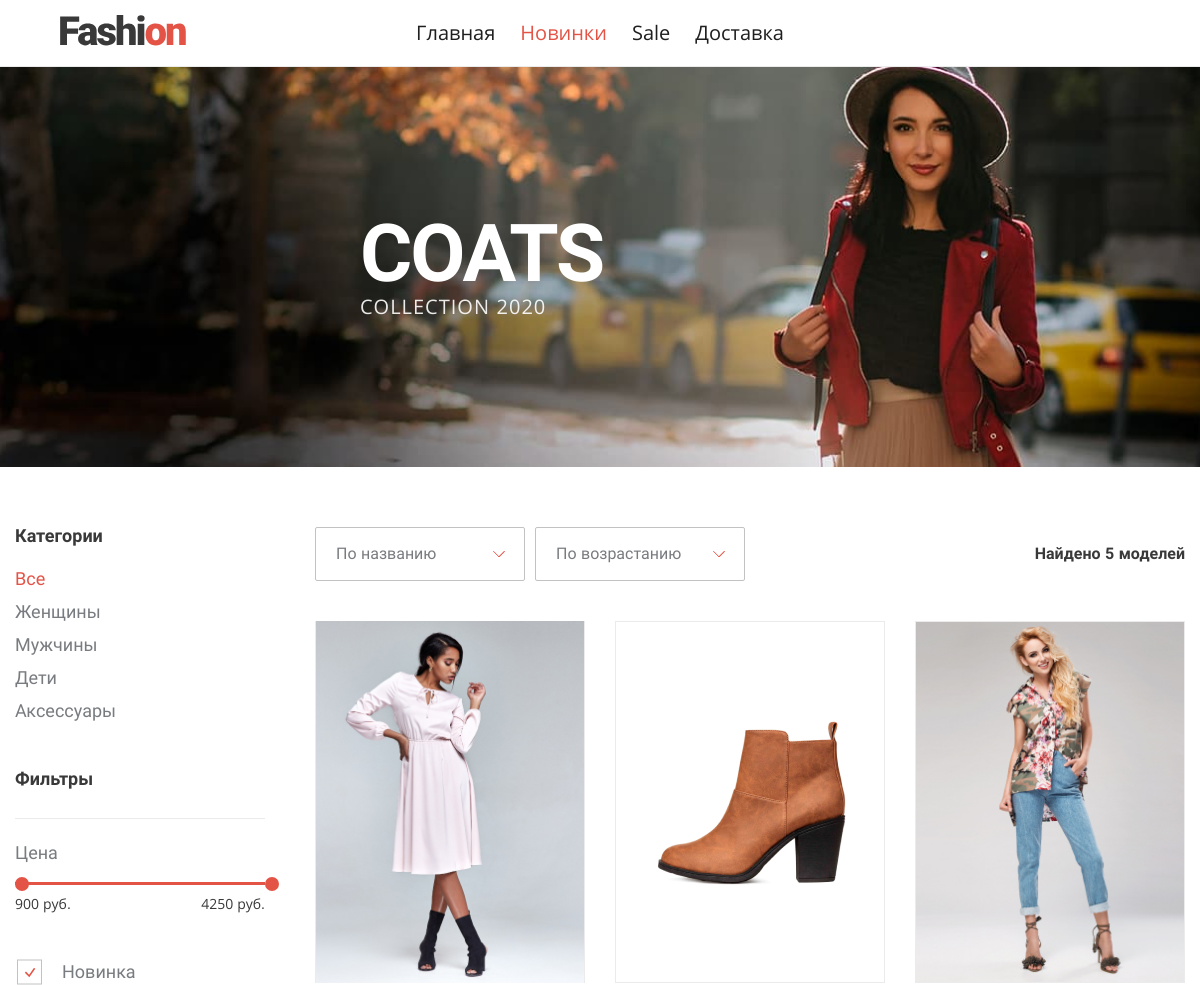
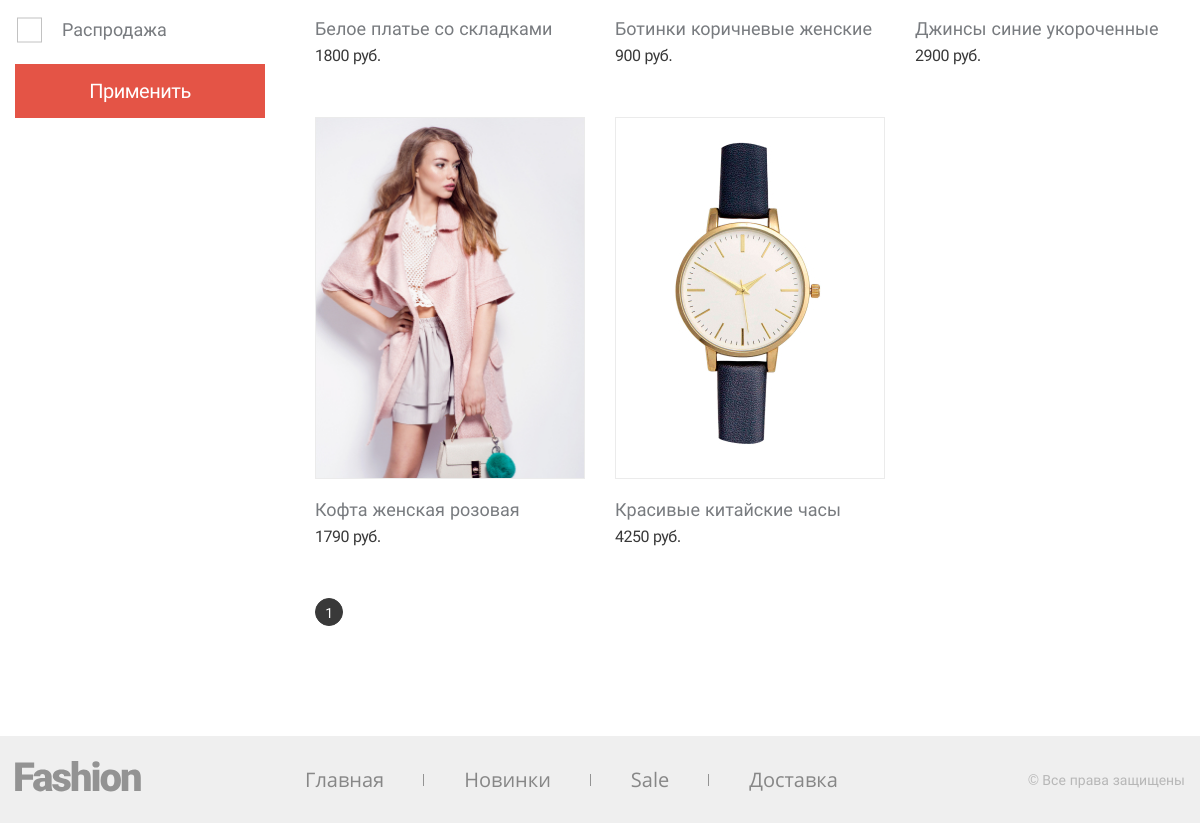
The app's page /?new=on with its own data (2 pictures, top to bottom).
### tables this page shows
CREATE TABLE `categories` (
  `category_id` int(10) UNSIGNED NOT NULL,
  `title` varchar(256) NOT NULL,
  `slug` varchar(256) NOT NULL
);

CREATE TABLE `products` (
  `product_id` int(10) UNSIGNED NOT NULL,
  `image` varchar(64) NOT NULL,
  `title` varchar(256) NOT NULL,
  `price` int(11) NOT NULL,
  `sale` tinyint(1) NOT NULL DEFAULT 0,
  `new` tinyint(1) NOT NULL DEFAULT 0
);

### core/render.php (called while the page is built, shortened)
<?php
function render(string $path, array $vars = []) : string
{
    $systemTemplateRenererIntoFullPath = $_SERVER['DOCUMENT_ROOT'] . "/views/{$path}.php";
    extract($vars);
    include $systemTemplateRenererIntoFullPath;
    return ob_get_clean();
}

### bootstrap.php (called while the page is built)
<?php
include_once $_SERVER['DOCUMENT_ROOT'] . '/core/bd.php';
include_once $_SERVER['DOCUMENT_ROOT'] . '/core/render.php';
include_once $_SERVER['DOCUMENT_ROOT'] . '/core/router.php';

### index.php (called while the page is built, shortened)
<?php
include_once $_SERVER['DOCUMENT_ROOT'] . '/bootstrap.php';

### core/bd.php (called while the page is built, shortened)
<?php
function dbInstance() : PDO
{
    static $db;
    if ($db === null) {
        $db = new PDO (
            sprintf('mysql:host=%s; dbname=%s', DB_HOST, DB_NAME),
            DB_USER,
            DB_PASSWORD,
            [PDO::ATTR_DEFAULT_FETCH_MODE => PDO::FETCH_ASSOC]
        );
        $db->exec('SET NAMES UTF8');
    }
    return $db;
}
function dbQuery(string $sql, array $params = []) : PDOStatement
{
    $db = dbInstance();
    $query = $db->prepare($sql);
    $query->execute($params);
    return $query;
}
function dbCheckError(PDOStatement $query) : bool
{
    $errInfo = $query->errorInfo();
    return true;
}

### models/categories.php (called while the page is built)
<?php
function getAllCategories() : array
{
    $sql = 'SELECT * FROM categories';
    $query = dbQuery($sql);
    return $query->fetchAll() ?? [];
}

### models/products.php (called while the page is built, shortened)
<?php
function prepareFiltersVariable(array $filters) : array
{
    return [
        'sale' => isset($filters['sale']),
        'new' => isset($filters['new']),
        'sort' => isset($filters['sort']) && $filters['sort'] == 'price' ? 'price' : 'title',
        'order' => isset($filters['order']) && $filters['order'] == 'desc' ? SORT_DESC : SORT_ASC,
        'minPrice' => isset($filters['min_price']) ? (int) $filters['min_price'] : 0,
        'maxPrice' => isset($filters['max_price']) ? (int) $filters['max_price'] : PHP_INT_MAX,
    ];
}
function getFilteredProducts($request = []) : array
{
    $result = [
        'count' => 0,
        'currentPage' => $request['page'],
        'category' => $request['category'],
        'minPrice' => 0,
        'maxPrice' => 0,
        'items' => [],
    ];
    $params = [];
    $sql = 'SELECT *, products.title AS title FROM products';
    if ($request['category'] !== 'all') {
        $sql .= ' LEFT JOIN product_category ON products.product_id = product_category.product_id
            LEFT JOIN categories ON categories.category_id = product_category.category_id
            WHERE categories.slug = :slug';
        $params['slug'] = $request['category'];
    } else {
        $sql .= ' WHERE true';
    }
    $sql .= isset($request['filters']['new']) && $request['filters']['new'] ? " AND new = 1" : '';
    $sql .= isset($request['filters']['sale']) && $request['filters']['sale'] ? " AND sale = 1" : '';
    $result['maxPrice'] = getMaxPrice($sql, $params);
    $result['minPrice'] = getMinPrice($sql, $params);
    if (isset($request['filters']['minPrice']) && isset($request['filters']['maxPrice'])) {
        $sql .= ' AND (price >= :minPrice AND price <= :maxPrice)';
        $params['minPrice'] = $request['filters']['minPrice'];
        $params['maxPrice'] = $request['filters']['maxPrice'];
    }
    $result['count'] = getProductsCount($sql, $params);
    if (isset($request['filters']['sort'])) {
        $sql .= $request['filters']['sort'] == 'title' ? ' ORDER BY products.title' : ' ORDER BY price';
        $sql .= $request['filters']['order'] == SORT_ASC ? ' ASC' : ' DESC';
    }
    $firstLimit = ($request['page'] - 1) * PRODUCTS_ON_PAGE;
    $sql .= " LIMIT {$firstLimit}, " . PRODUCTS_ON_PAGE;
    $query = dbQuery($sql, $params);
    $result['items'] = $query->fetchAll() ?? [];
    return $result;
}
function getMaxPrice(string $sql, $params = []) : int
{
    $sql = str_replace(
        'SELECT *, products.title AS title',
        'SELECT MAX(price) AS max',
        $sql
    );
    $query = dbQuery($sql, $params);
    return $query->fetch()['max'] ?? 0;
}
function getMinPrice(string $sql, $params = []) : int
{
    $sql = str_replace(
        'SELECT *, products.title AS title',
        'SELECT MIN(price) AS min',
        $sql
    );
    $query = dbQuery($sql, $params);
    return $query->fetch()['min'] ?? 0;
}
function getProductsCount(string $sql, $params = []) : int
{
    $sql = str_replace(
        'SELECT *, products.title AS title',
        'SELECT COUNT(*) AS count',
        $sql
    );
    $query = dbQuery($sql, $params);
    return $query->fetch()['count'];
}

### core/helpers.php (called while the page is built, shortened)
<?php
function correctNumberName(int $num, string $first, string $second, string $third) : string
{
    if ($num % 10 == 1 && ($num % 100 != 11)) {
        return $first;
    } else if (
                ($num % 10 >= 2 && $num % 10 < 5) &&
                !($num % 100 >= 12 && $num % 100 < 15)
            ) {
        return $second;
    } else {
        return $third;
    }
}

### views/v_catalog.php (the view, shortened to what this page needs)
<?php include_once $_SERVER['DOCUMENT_ROOT'] . '/core/helpers.php'; ?>
<main class="shop-page">
  <header class="intro">
    <div class="intro__wrapper">
      <h1 class=" intro__title">COATS</h1>
      <p class="intro__info">Collection 2020</p>
    </div>
  </header>
  <section class="shop container">
    <?= $filters ?>
    <div class="shop__wrapper">
      <section class="shop__sorting">
        <div class="shop__sorting-item custom-form__select-wrapper">
          <select class="custom-form__select" name="sort">
            <option value="title"
              <?= isset($request['filters']) && $request['filters']['sort'] == 'title' ? 'selected' : '' ?>>
              По названию
            </option>
          </select>
        </div>
        <div class="shop__sorting-item custom-form__select-wrapper">
          <select class="custom-form__select" name="order">
            <option value="asc"
              <?= isset($request['filters']) && $request['filters']['order'] == SORT_ASC ? 'selected' : '' ?>>
              По возрастанию
            </option>
          </select>
        </div>
        <p class="shop__sorting-res">Найдено
          <span class="res-sort"><?= $products['count'] ?></span>
          <?= correctNumberName($products['count'], 'модель', 'модели', 'моделей') ?>
        </p>
      </section>
      <section class="shop__list">
        <?php foreach ($products['items'] as $product) : ?>
          <article class="shop__item product" tabindex="0" data-id=<?= $product['product_id']; ?>>
            <div class="product__image">
              <img src="<?= IMGS_STORAGE . $product['image'] ?>" alt="<?= $product['title'] ?>">
            </div>
            <p class="product__name" style="max-width: 260px; "><?= $product['title'] ?></p>
            <span class="product__price"><?= $product['price'] ?> руб.</span>
          </article>
        <?php endforeach; ?>
      </section>
      <?= $pagination ?>
    </div>
  </section>
</main>

### views/parts/v_filters.php (shortened to what this page needs)
<section class="shop__filter filter">
  <form method="GET" action="<?= "/catalog/{$currentCategorySlug}/" ?>">
  <div class="filter__wrapper">
    <b class="filter__title">Категории</b>
    <ul class="filter__list">
      <li>
        <a class="filter__list-item
          <?= $currentCategorySlug == 'all' ? 'active' : '' ?>"
          href="/catalog/all/">Все</a>
      </li>
      <?php foreach ($categories as $cat) : ?>
        <li>
          <a class="filter__list-item
            <?= $currentCategorySlug == $cat['slug'] ? 'active' : '' ?>"
            href="/catalog/<?= $cat['slug'] ?>/">
            <?= $cat['title'] ?>
          </a>
        </li>
      <?php endforeach; ?>
    </ul>
  </div>
    <div class="filter__wrapper">
      <b class="filter__title">Фильтры</b>
      <div class="filter__range range">
        <span class="range__info">Цена</span>
        <div class="range__line" aria-label="Range Line"></div>
        <div class="range__res">
          <span class="range__res-item min-price" data-price="<?= $products['minPrice'] ?>">
            <?= $request['filters']['minPrice'] ?? $products['minPrice'] ?> руб.
          </span>
          <span class="range__res-item max-price" data-price="<?= $products['maxPrice'] ?>">
            <?= $request['filters']['maxPrice'] ?? $products['maxPrice'] ?> руб.
          </span>
        </div>
      </div>
    </div>
    <fieldset class="custom-form__group">
      <label for="new" class="custom-form__checkbox-label custom-form__info" style="display: block;">Новинка</label>
      <label for="sale" class="custom-form__checkbox-label custom-form__info" style="display: block;">Распродажа</label>
    </fieldset>
    <button class="button" type="submit" style="width: 100%" name="filters" value="change">Применить</button>
  </form>
</section>

### records on screen
categories: title "Женщины"
categories: title "Мужчины"
categories: title "Дети"
categories: title "Аксессуары"
products: image (picture), title "Белое платье со складками", price "1800"
products: image (picture), title "Ботинки коричневые женские", price "900"
products: image (picture), title "Джинсы синие укороченные", price "2900"
products: image (picture), title "Кофта женская розовая", price "1790"
products: image (picture), title "Красивые китайские часы", price "4250"

### other values on screen
$request['filters']['minPrice'] "900"
$request['filters']['maxPrice'] "4250"
$products['count'] "5"
correctNumberName($products['count'], 'модель', 'модели', 'моделей') "моделей"
